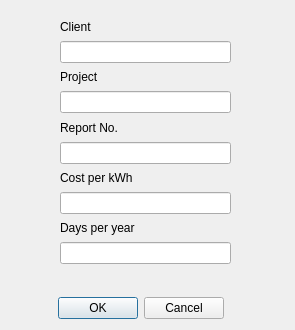
<?xml version="1.0" encoding="UTF-8"?>
<ui version="4.0">
 <class>Dialog_ReportOption</class>
 <widget class="QDialog" name="Dialog_ReportOption">
  <property name="windowModality">
   <enum>Qt::ApplicationModal</enum>
  </property>
  <property name="geometry">
   <rect>
    <x>0</x>
    <y>0</y>
    <width>295</width>
    <height>330</height>
   </rect>
  </property>
  <property name="windowTitle">
   <string>Report Options</string>
  </property>
  <widget class="QDialogButtonBox" name="buttonBox">
   <property name="geometry">
    <rect>
     <x>20</x>
     <y>292</y>
     <width>241</width>
     <height>32</height>
    </rect>
   </property>
   <property name="orientation">
    <enum>Qt::Horizontal</enum>
   </property>
   <property name="standardButtons">
    <set>QDialogButtonBox::Cancel|QDialogButtonBox::Ok</set>
   </property>
   <property name="centerButtons">
    <bool>true</bool>
   </property>
  </widget>
  <widget class="QLineEdit" name="lineEdit_days_per_year">
   <property name="geometry">
    <rect>
     <x>60</x>
     <y>242</y>
     <width>171</width>
     <height>22</height>
    </rect>
   </property>
   <property name="sizePolicy">
    <sizepolicy hsizetype="Preferred" vsizetype="Preferred">
     <horstretch>0</horstretch>
     <verstretch>0</verstretch>
    </sizepolicy>
   </property>
   <property name="text">
    <string/>
   </property>
  </widget>
  <widget class="QLineEdit" name="lineEdit_cost_per_kwh">
   <property name="geometry">
    <rect>
     <x>60</x>
     <y>192</y>
     <width>171</width>
     <height>22</height>
    </rect>
   </property>
   <property name="sizePolicy">
    <sizepolicy hsizetype="Preferred" vsizetype="Preferred">
     <horstretch>0</horstretch>
     <verstretch>0</verstretch>
    </sizepolicy>
   </property>
   <property name="text">
    <string/>
   </property>
  </widget>
  <widget class="QLabel" name="label_40">
   <property name="geometry">
    <rect>
     <x>60</x>
     <y>220</y>
     <width>171</width>
     <height>16</height>
    </rect>
   </property>
   <property name="sizePolicy">
    <sizepolicy hsizetype="Preferred" vsizetype="Preferred">
     <horstretch>0</horstretch>
     <verstretch>0</verstretch>
    </sizepolicy>
   </property>
   <property name="font">
    <font>
     <family>Arial</family>
    </font>
   </property>
   <property name="text">
    <string>Days per year</string>
   </property>
  </widget>
  <widget class="QLabel" name="label_38">
   <property name="geometry">
    <rect>
     <x>60</x>
     <y>119</y>
     <width>171</width>
     <height>17</height>
    </rect>
   </property>
   <property name="sizePolicy">
    <sizepolicy hsizetype="Preferred" vsizetype="Preferred">
     <horstretch>0</horstretch>
     <verstretch>0</verstretch>
    </sizepolicy>
   </property>
   <property name="font">
    <font>
     <family>Arial</family>
    </font>
   </property>
   <property name="text">
    <string>Report No.</string>
   </property>
  </widget>
  <widget class="QLineEdit" name="lineEdit_project">
   <property name="geometry">
    <rect>
     <x>60</x>
     <y>91</y>
     <width>171</width>
     <height>22</height>
    </rect>
   </property>
   <property name="sizePolicy">
    <sizepolicy hsizetype="Preferred" vsizetype="Preferred">
     <horstretch>0</horstretch>
     <verstretch>0</verstretch>
    </sizepolicy>
   </property>
   <property name="text">
    <string/>
   </property>
  </widget>
  <widget class="QLineEdit" name="lineEdit_report_number">
   <property name="geometry">
    <rect>
     <x>60</x>
     <y>142</y>
     <width>171</width>
     <height>22</height>
    </rect>
   </property>
   <property name="sizePolicy">
    <sizepolicy hsizetype="Preferred" vsizetype="Preferred">
     <horstretch>0</horstretch>
     <verstretch>0</verstretch>
    </sizepolicy>
   </property>
   <property name="text">
    <string/>
   </property>
  </widget>
  <widget class="QLineEdit" name="lineEdit_client">
   <property name="enabled">
    <bool>true</bool>
   </property>
   <property name="geometry">
    <rect>
     <x>60</x>
     <y>41</y>
     <width>171</width>
     <height>22</height>
    </rect>
   </property>
   <property name="sizePolicy">
    <sizepolicy hsizetype="Preferred" vsizetype="Preferred">
     <horstretch>0</horstretch>
     <verstretch>0</verstretch>
    </sizepolicy>
   </property>
   <property name="text">
    <string/>
   </property>
   <property name="readOnly">
    <bool>false</bool>
   </property>
  </widget>
  <widget class="QLabel" name="label_36">
   <property name="geometry">
    <rect>
     <x>60</x>
     <y>69</y>
     <width>171</width>
     <height>16</height>
    </rect>
   </property>
   <property name="sizePolicy">
    <sizepolicy hsizetype="Preferred" vsizetype="Preferred">
     <horstretch>0</horstretch>
     <verstretch>0</verstretch>
    </sizepolicy>
   </property>
   <property name="font">
    <font>
     <family>Arial</family>
    </font>
   </property>
   <property name="text">
    <string>Project</string>
   </property>
  </widget>
  <widget class="QLabel" name="label_35">
   <property name="geometry">
    <rect>
     <x>60</x>
     <y>19</y>
     <width>171</width>
     <height>16</height>
    </rect>
   </property>
   <property name="sizePolicy">
    <sizepolicy hsizetype="Preferred" vsizetype="Preferred">
     <horstretch>0</horstretch>
     <verstretch>0</verstretch>
    </sizepolicy>
   </property>
   <property name="font">
    <font>
     <family>Arial</family>
    </font>
   </property>
   <property name="text">
    <string>Client</string>
   </property>
  </widget>
  <widget class="QLabel" name="label_39">
   <property name="geometry">
    <rect>
     <x>60</x>
     <y>170</y>
     <width>171</width>
     <height>16</height>
    </rect>
   </property>
   <property name="sizePolicy">
    <sizepolicy hsizetype="Preferred" vsizetype="Preferred">
     <horstretch>0</horstretch>
     <verstretch>0</verstretch>
    </sizepolicy>
   </property>
   <property name="font">
    <font>
     <family>Arial</family>
    </font>
   </property>
   <property name="text">
    <string>Cost per kWh</string>
   </property>
  </widget>
 </widget>
 <resources/>
 <connections>
  <connection>
   <sender>buttonBox</sender>
   <signal>accepted()</signal>
   <receiver>Dialog_ReportOption</receiver>
   <slot>accept()</slot>
   <hints>
    <hint type="sourcelabel">
     <x>248</x>
     <y>254</y>
    </hint>
    <hint type="destinationlabel">
     <x>157</x>
     <y>274</y>
    </hint>
   </hints>
  </connection>
  <connection>
   <sender>buttonBox</sender>
   <signal>rejected()</signal>
   <receiver>Dialog_ReportOption</receiver>
   <slot>reject()</slot>
   <hints>
    <hint type="sourcelabel">
     <x>316</x>
     <y>260</y>
    </hint>
    <hint type="destinationlabel">
     <x>286</x>
     <y>274</y>
    </hint>
   </hints>
  </connection>
 </connections>
</ui>
